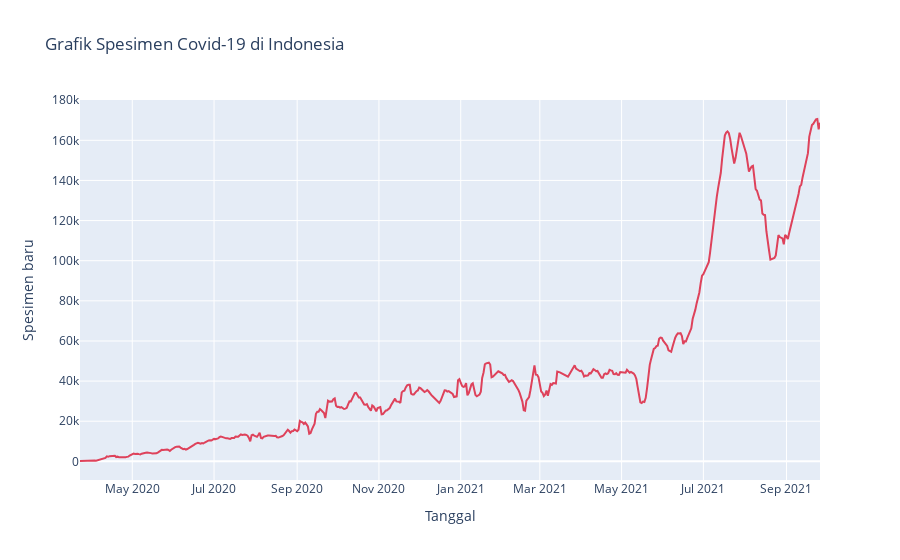

This figure's notebook cell:
### Code cell
fig = go.Figure()
df = quadModel_df
#Actual plot
fig.add_trace(go.Scatter(x=df.date, y=df.new_tests_smoothed, name='Actual plot',
                         line=dict(color='#de425b', width=2)))
fig.update_layout(title='Grafik Spesimen Covid-19 di Indonesia',
                   xaxis_title='Tanggal',
                   yaxis_title='Spesimen baru',
                 )
fig.show()

### Figure 1 — Plotly figure (JSON) as saved in the notebook; plotly's stock layout.template omitted (floating-point values rounded to 4 significant figures; data arrays with more than 128 entries replaced by an {"elided": "..."} marker saying what was removed)
{"data": [{"line": {"color": "#de425b", "width": 2}, "name": "Actual plot", "type": "scatter", "x": {"elided": "553 str values"}, "y": {"elided": "553 int values"}}], "layout": {"title": {"text": "Grafik Spesimen Covid-19 di Indonesia"}, "xaxis": {"title": {"text": "Tanggal"}}, "yaxis": {"title": {"text": "Spesimen baru"}}}}
